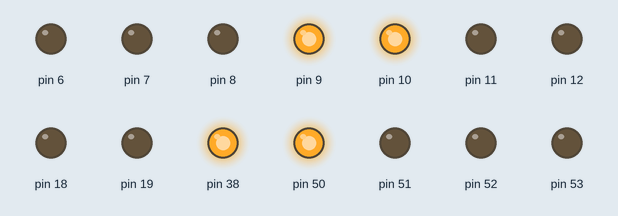
A sketch run on a simulated Arduino Mega 2560, built with avr-gcc and run on an emulated ATmega2560. Parts: output pins drawn as LEDs (lit = HIGH). Random numbers use the default seed unless the sketch sets one.

Above: at 0.1 s.
At 5.1 s:
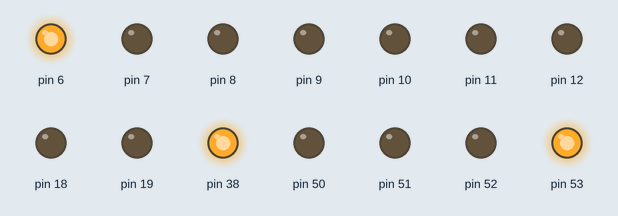
At 10.1 s:
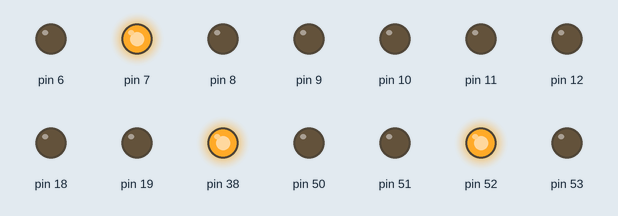
At 20.1 s:
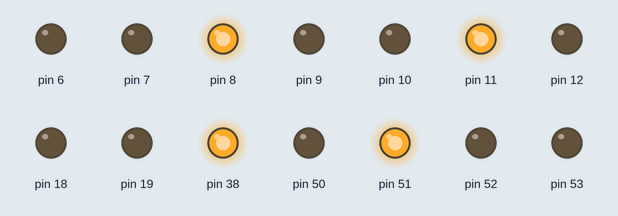
At 39.6 s:
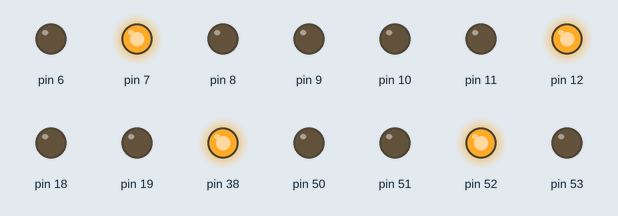
Timing chart, 0 to 40.0 s (numbered marks = the images above):
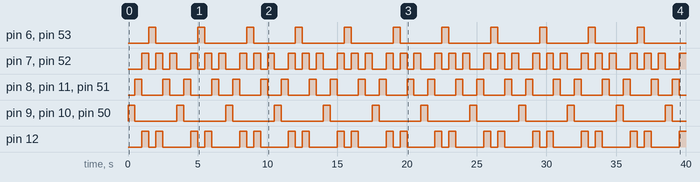

Measured:
- by itself, pin 6, pin 9, pin 10, pin 50, pin 53: alternates HIGH for 0.50 s and LOW for 3.0 s
- by itself, pin 7, pin 52: repeats every 3.5 s: 2 × (LOW 0.50 s, HIGH 0.50 s), LOW 1.0 s, HIGH 0.50 s
- by itself, pin 8, pin 11, pin 51: repeats every 3.5 s: LOW 1.5 s, HIGH 0.50 s, LOW 1.0 s, HIGH 0.50 s
- by itself, pin 12: repeats every 3.5 s: LOW 0.50 s, HIGH 0.50 s, LOW 2.0 s, HIGH 0.50 s

The sketch:

DancingQueens.ino
```cpp
//// ------------------ Defaults -----------------------
#define RANDOM_LOOPS_MIN  1
#define RANDOM_LOOPS_MAX 10

#define RANDOM_SLEEP_MIN     10  // in milliseconds
#define RANDOM_SLEEP_MAX   1000  // in milliseconds
#define RANDOM_SLEEP_STEPS  100  // in milliseconds

#define CHANNELS 8

//// ------------------ Patterns -----------------------
// any number below zero get replaced by random value within given range
// { <loops>, <sleep>, <data length>, < ... data ... > }
int p1[] = {
  10,   -1, 2, 0x00, 0x01};
int p2[] = {
  1,  100, 16, 0x00, 0x01, 0x02, 0x03, 0x04, 0x05, 0x06, 0x07, 0x08, 0x09, 0x0A, 0x0B, 0x0C, 0x0D, 0x0E, 0x0F};
int p3[] = {
  2,  500,  8, 0x00, 0x01, 0x02, 0x04, 0x08, 0x10, 0x20, 0x40, 0x80};
int p4[] = {
  20,  500,  6, B00011000, B00100100, B01000010, B10000001, B01000010, B00100100};

int *patterns[] = {
  p1, p2, p3, p4 };

//// ------------------ nothing to edit below here -----------------------
int number_of_patterns = sizeof(patterns)/sizeof(int);
int current_pos;
int current_pattern;
int current_loop;
int current_size;

//// ------------------ main -----------------------
void setup() {
  randomSeed(analogRead(0));

  // set the digital pin as output:
  DDRD = DDRD | B11111100;
  DDRH = DDRH | B01111000;
  DDRB = DDRB | B1111111;

  // turn all off
  set(0);

  // turn all off
  load_pattern(3);
}

void loop()
{
  int value = positive_value_or_random(patterns[current_pattern][current_pos + 3]);
  int sleep = positive_sleep_or_random(patterns[current_pattern][1]);
  setM(value);
  delay(sleep);
  current_pos++;
  if(current_pos > current_size) restart_loop();
}

//// -----------------------------------------
void set(byte v) {
  PORTD = (((255 - v) << 6) & B11000000); //  | (PORTD & B0000011);
  PORTB = (((255 - v) >> 2) & B00111111);
}

void setM(byte v) {
  PORTH = ((( v) << 3) & B01111000); //  | (PORTD & B0000011);
  PORTB = ((( v)) & B11111111);
}


void restart_loop() {
  current_pos = 0;
  current_loop--;
  if(current_loop < 0) load_random_pattern();
}

// -------------------------------------------------------------------
void load_random_pattern() {
  load_pattern(random(number_of_patterns));
}

void load_pattern(int pattern_nr) {
  current_pattern = pattern_nr;
  current_loop    = positive_loop_or_random(patterns[current_pattern][0]);
  current_size    = patterns[current_pattern][2];
  restart_loop();
}

// -------------------------------------------------------------------
int positive_value_or_random(int i) {
  return (i >= 0) ? i : random(0, 1 << CHANNELS);
}

int positive_loop_or_random(int i) {
  return (i > 0) ?  i : random(RANDOM_LOOPS_MIN, RANDOM_LOOPS_MAX + 1);
}

int positive_sleep_or_random(int i) {
  return (i > 0) ? i : random_sleep();
}

int random_sleep() {
  return RANDOM_SLEEP_MIN + random((RANDOM_SLEEP_MAX - RANDOM_SLEEP_MIN) / RANDOM_SLEEP_STEPS) * RANDOM_SLEEP_STEPS;
}
```
